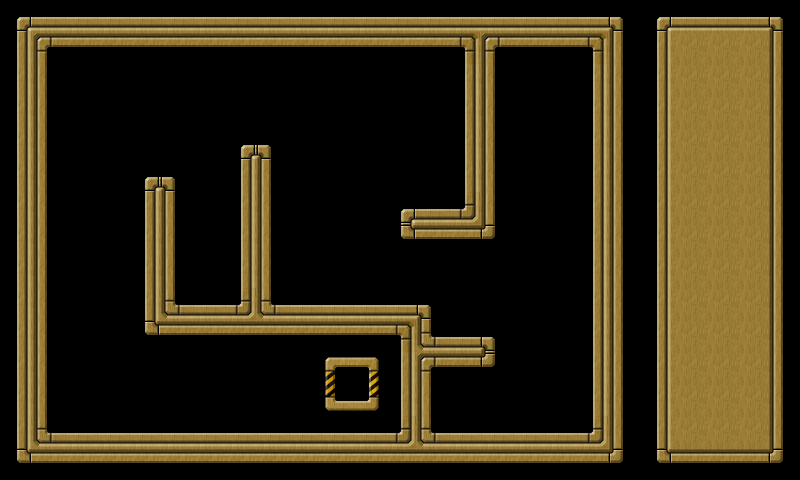

Rendered tile map (Tiled .tmx) drawn with the repository's tilesets; below, a short description and the map source with its tile grids summarised:
An orthogonal 25x15 tile map with 32x32 px tiles, 2 tile layers (background, controlpanel) and 43 objects (wall001, wall002, wall003, wall004, wall005, ...).

<map version="1.0" orientation="orthogonal" width="25" height="15" tilewidth="32" tileheight="32">
 <tileset firstgid="1" name="tileset" tilewidth="32" tileheight="32">
  <image source="tileset.png" width="160" height="448" />
 </tileset>
 <layer name="background" width="20" height="15">
  <data>[300 cells, 300 non-empty, 17 distinct tile ids]</data>
 </layer>
 <layer name="controlpanel" width="25" height="15">
  <data>[375 cells, 75 non-empty, 9 distinct tile ids]</data>
 </layer>
 <objectgroup name="objects" width="20" height="15">
  <object name="wall001" x="0" y="0" width="592" height="48">
   <properties>
    <property name="objClass" value="wall" />
   </properties>
  </object>
  <object name="wall002" x="592" y="0" width="48" height="432">
   <properties>
    <property name="objClass" value="wall" />
   </properties>
  </object>
  <object name="wall003" x="48" y="432" width="592" height="48">
   <properties>
    <property name="objClass" value="wall" />
   </properties>
  </object>
  <object name="wall004" x="0" y="48" width="48" height="432">
   <properties>
    <property name="objClass" value="wall" />
   </properties>
  </object>
  <object name="wall005" x="464" y="48" width="32" height="192">
   <properties>
    <property name="objClass" value="wall" />
   </properties>
  </object>
  <object name="wall006" x="400" y="208" width="64" height="32">
   <properties>
    <property name="objClass" value="wall" />
   </properties>
  </object>
  <object name="wall007" x="144" y="176" width="32" height="160">
   <properties>
    <property name="objClass" value="wall" />
   </properties>
  </object>
  <object name="wall008" x="240" y="144" width="32" height="160">
   <properties>
    <property name="objClass" value="wall" />
   </properties>
  </object>
  <object name="wall009" x="176" y="304" width="256" height="32">
   <properties>
    <property name="objClass" value="wall" />
   </properties>
  </object>
  <object name="wall010" x="400" y="336" width="32" height="96">
   <properties>
    <property name="objClass" value="wall" />
   </properties>
  </object>
  <object name="wall011" x="432" y="336" width="64" height="32">
   <properties>
    <property name="objClass" value="wall" />
   </properties>
  </object>
  <object name="star001" x="424" y="72" width="16" height="16">
   <properties>
    <property name="objClass" value="star" />
   </properties>
  </object>
  <object name="star002" x="552" y="72" width="16" height="16">
   <properties>
    <property name="objClass" value="star" />
   </properties>
  </object>
  <object name="star003" x="520" y="72" width="16" height="16">
   <properties>
    <property name="objClass" value="star" />
   </properties>
  </object>
  <object name="star004" x="520" y="104" width="16" height="16">
   <properties>
    <property name="objClass" value="star" />
   </properties>
  </object>
  <object name="star005" x="552" y="392" width="16" height="16">
   <properties>
    <property name="objClass" value="star" />
   </properties>
  </object>
  <object name="star006" x="552" y="360" width="16" height="16">
   <properties>
    <property name="objClass" value="star" />
   </properties>
  </object>
  <object name="star007" x="552" y="328" width="16" height="16">
   <properties>
    <property name="objClass" value="star" />
   </properties>
  </object>
  <object name="star008" x="520" y="360" width="16" height="16">
   <properties>
    <property name="objClass" value="star" />
   </properties>
  </object>
  <object name="star009" x="520" y="392" width="16" height="16">
   <properties>
    <property name="objClass" value="star" />
   </properties>
  </object>
  <object name="star010" x="424" y="136" width="16" height="16">
   <properties>
    <property name="objClass" value="star" />
   </properties>
  </object>
  <object name="star011" x="360" y="72" width="16" height="16">
   <properties>
    <property name="objClass" value="star" />
   </properties>
  </object>
  <object name="star012" x="136" y="72" width="16" height="16">
   <properties>
    <property name="objClass" value="star" />
   </properties>
  </object>
  <object name="star013" x="104" y="72" width="16" height="16">
   <properties>
    <property name="objClass" value="star" />
   </properties>
  </object>
  <object name="star014" x="72" y="72" width="16" height="16">
   <properties>
    <property name="objClass" value="star" />
   </properties>
  </object>
  <object name="star015" x="104" y="104" width="16" height="16">
   <properties>
    <property name="objClass" value="star" />
   </properties>
  </object>
  <object name="star016" x="72" y="104" width="16" height="16">
   <properties>
    <property name="objClass" value="star" />
   </properties>
  </object>
  <object name="star017" x="72" y="136" width="16" height="16">
   <properties>
    <property name="objClass" value="star" />
   </properties>
  </object>
  <object name="star018" x="488" y="392" width="16" height="16">
   <properties>
    <property name="objClass" value="star" />
   </properties>
  </object>
  <object name="star019" x="104" y="360" width="16" height="16">
   <properties>
    <property name="objClass" value="star" />
   </properties>
  </object>
  <object name="star020" x="72" y="392" width="16" height="16">
   <properties>
    <property name="objClass" value="star" />
   </properties>
  </object>
  <object name="star021" x="72" y="328" width="16" height="16">
   <properties>
    <property name="objClass" value="star" />
   </properties>
  </object>
  <object name="star022" x="104" y="392" width="16" height="16">
   <properties>
    <property name="objClass" value="star" />
   </properties>
  </object>
  <object name="star023" x="136" y="392" width="16" height="16">
   <properties>
    <property name="objClass" value="star" />
   </properties>
  </object>
  <object name="star024" x="200" y="200" width="16" height="16">
   <properties>
    <property name="objClass" value="star" />
   </properties>
  </object>
  <object name="star025" x="200" y="264" width="16" height="16">
   <properties>
    <property name="objClass" value="star" />
   </properties>
  </object>
  <object name="star026" x="424" y="104" width="16" height="16">
   <properties>
    <property name="objClass" value="star" />
   </properties>
  </object>
  <object name="star027" x="392" y="72" width="16" height="16">
   <properties>
    <property name="objClass" value="star" />
   </properties>
  </object>
  <object name="star028" x="72" y="360" width="16" height="16">
   <properties>
    <property name="objClass" value="star" />
   </properties>
  </object>
  <object name="star029" x="200" y="232" width="16" height="16">
   <properties>
    <property name="objClass" value="star" />
   </properties>
  </object>
  <object name="star030" x="392" y="104" width="16" height="16">
   <properties>
    <property name="objClass" value="star" />
   </properties>
  </object>
  <object name="goal001" x="344" y="376" width="16" height="16">
   <properties>
    <property name="objClass" value="goal" />
   </properties>
   <ellipse />
  </object>
  <object name="goodball001" x="450" y="290" width="29" height="29">
   <properties>
    <property name="objClass" value="goodball" />
   </properties>
   <ellipse />
  </object>
 </objectgroup>
</map>
